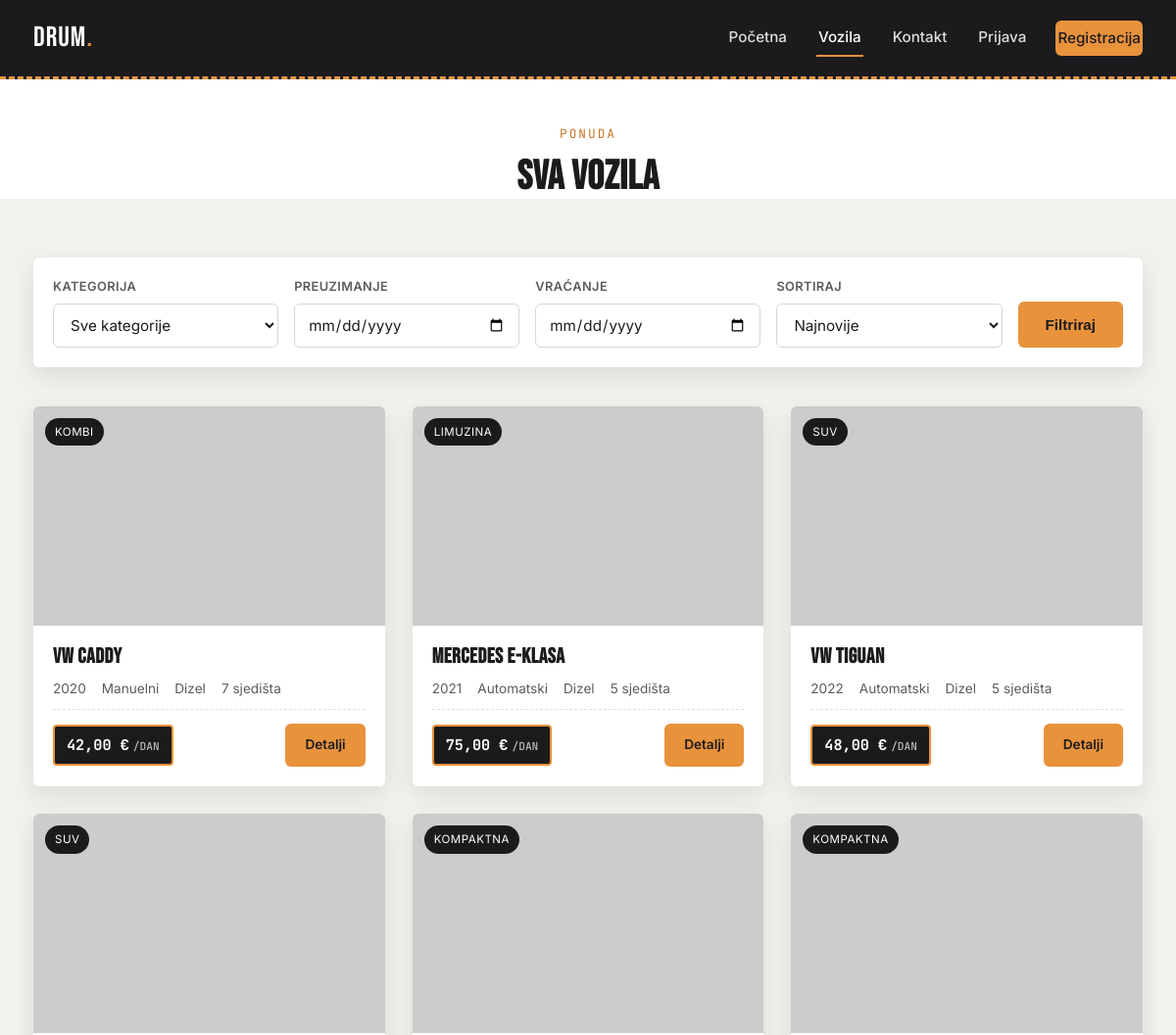
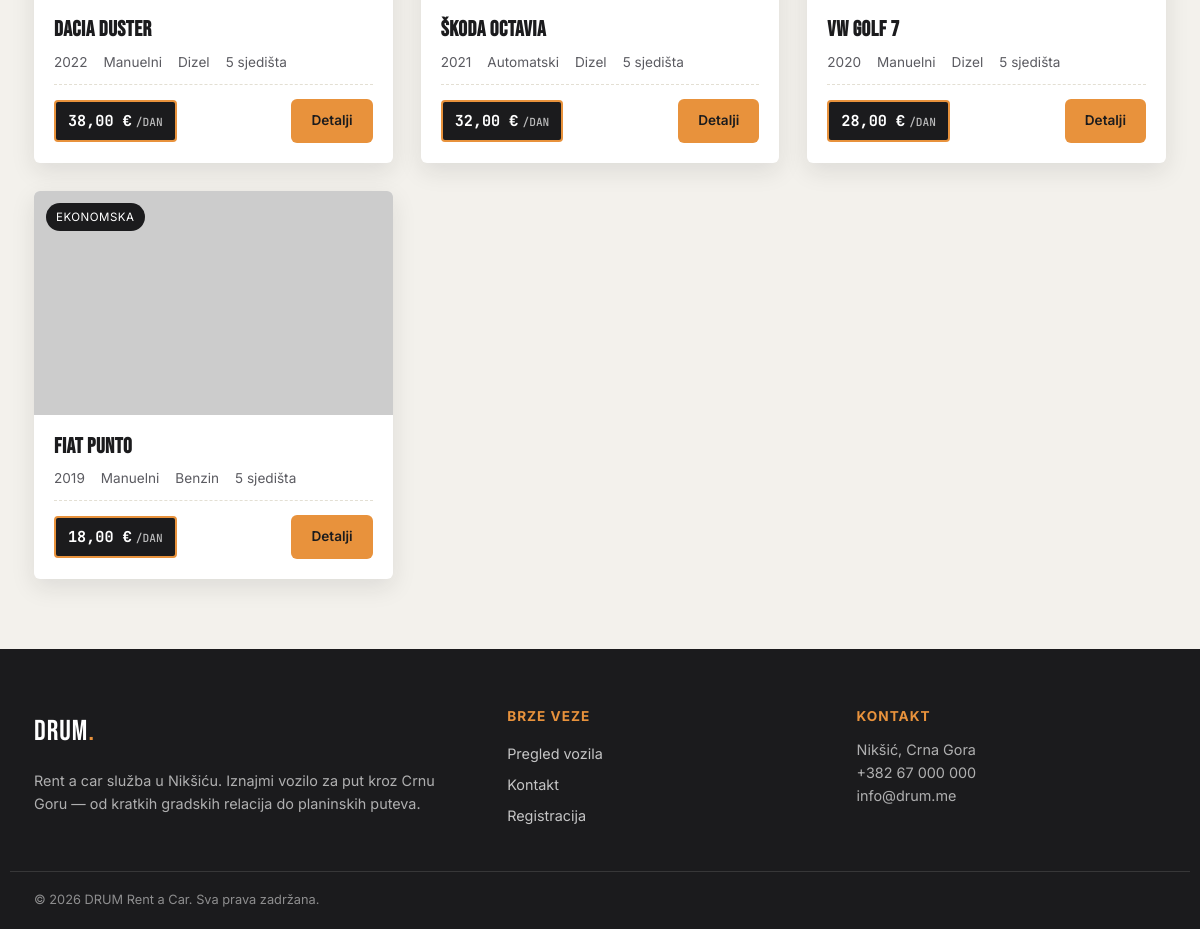
The app's page /cars.php with its own data (2 pictures, top to bottom).
### tables this page shows
CREATE TABLE vozila (
    id INT AUTO_INCREMENT PRIMARY KEY,
    naziv VARCHAR(100) NOT NULL,
    kategorija_id INT,
    godiste YEAR NOT NULL,
    gorivo ENUM('Benzin','Dizel','Hibrid','Elektricni') NOT NULL DEFAULT 'Dizel',
    mjenjac ENUM('Manuelni','Automatski') NOT NULL DEFAULT 'Manuelni',
    broj_sjedista TINYINT NOT NULL DEFAULT 5,
    cijena_po_danu DECIMAL(8,2) NOT NULL,
    slika VARCHAR(255) DEFAULT 'no-image.jpg',
    opis TEXT,
    dostupno TINYINT(1) NOT NULL DEFAULT 1,
    datum_dodavanja TIMESTAMP DEFAULT CURRENT_TIMESTAMP,
    FOREIGN KEY (kategorija_id) REFERENCES kategorije(id) ON DELETE SET NULL
);

CREATE TABLE kategorije (
    id INT AUTO_INCREMENT PRIMARY KEY,
    naziv VARCHAR(50) NOT NULL UNIQUE
);

### includes/functions.php (called while the page is built, shortened)
<?php
function h($tekst) {
    return htmlspecialchars($tekst ?? '', ENT_QUOTES, 'UTF-8');
}
function formatCijena($iznos) {
    return number_format((float)$iznos, 2, ',', '.') . ' €';
}

### cars.php (the view, shortened to what this page needs)
<?php
require_once 'config/db.php';
require_once 'includes/functions.php';
$datumOd = $_GET['datum_od'] ?? '';
$datumDo = $_GET['datum_do'] ?? '';
$uslovi = ["v.dostupno = 1"];
$redoslijed = "v.id DESC";
$upit = "SELECT v.*, k.naziv AS kategorija_naziv
         FROM vozila v
         LEFT JOIN kategorije k ON v.kategorija_id = k.id
         WHERE " . implode(' AND ', $uslovi) . "
         ORDER BY $redoslijed";
$stmt = mysqli_prepare($konekcija, $upit);
mysqli_stmt_execute($stmt);
$rezultat = mysqli_stmt_get_result($stmt);
require_once 'includes/header.php';
?>
<section style="padding-top:46px;padding-bottom:0;background:var(--bijela)">
    <div class="kontejner">
        <div class="sekcija-naslov" style="margin-bottom:30px">
            <span class="eyebrow">Ponuda</span>
            <h2>Sva vozila</h2>
        </div>
    </div>
</section>
<section style="padding-top:30px">
    <div class="kontejner">
        <form class="filter-traka" method="get">
            <div class="polje">
                <label for="kategorija">Kategorija</label>
                <select name="kategorija" id="kategorija">
                    <option value="">Sve kategorije</option>
                </select>
            </div>
            <div class="polje">
                <label for="datum_od">Preuzimanje</label>
                <input type="date" name="datum_od" id="datum_od" value="<?= h($datumOd) ?>">
            </div>
            <div class="polje">
                <label for="datum_do">Vraćanje</label>
                <input type="date" name="datum_do" id="datum_do" value="<?= h($datumDo) ?>">
            </div>
            <div class="polje">
                <label for="sort">Sortiraj</label>
                <select name="sort" id="sort">
                    <option value="">Najnovije</option>
                </select>
            </div>
            <button type="submit" class="dugme dugme-primarno">Filtriraj</button>
        </form>
        <div class="mreza-vozila">
            <?php if (mysqli_num_rows($rezultat) === 0): ?>
                <div class="prazno-stanje">Nema vozila koja odgovaraju traženim kriterijumima. Pokušaj sa drugim datumima ili kategorijom.</div>
            <?php else: while ($vozilo = mysqli_fetch_assoc($rezultat)): ?>
                <div class="kartica-vozila">
                    <div class="kartica-vozila-slika">
                        <span class="kartica-kategorija"><?= h($vozilo['kategorija_naziv'] ?? 'Vozilo') ?></span>
                        <img src="uploads/cars/<?= h($vozilo['slika']) ?>" alt="<?= h($vozilo['naziv']) ?>"
                             onerror="this.src='https://placehold.co/600x375/1B1B1D/F3F1EC?text=DRUM'">
                    </div>
                    <div class="kartica-vozila-tijelo">
                        <h3><?= h($vozilo['naziv']) ?></h3>
                        <div class="specifikacije">
                            <span><?= h($vozilo['godiste']) ?></span>
                            <span><?= h($vozilo['mjenjac']) ?></span>
                            <span><?= h($vozilo['gorivo']) ?></span>
                            <span><?= h($vozilo['broj_sjedista']) ?> sjedišta</span>
                        </div>
                        <div class="kartica-vozila-dno">
                            <span class="cijena-tablica"><?= formatCijena($vozilo['cijena_po_danu']) ?><small>/dan</small></span>
                            <a href="car-details.php?id=<?= $vozilo['id'] ?><?= $datumOd ? '&datum_od=' . urlencode($datumOd) . '&datum_do=' . urlencode($datumDo) : '' ?>" class="dugme dugme-malo">Detalji</a>
                        </div>
                    </div>
                </div>
            <?php endwhile; endif; ?>
        </div>
    </div>
</section>
<?php require_once 'includes/footer.php'; ?>

### css/style.css (style rules this page uses)
:root { --asfalt: #1B1B1D; --asfalt-svjetliji: #2B2B2E; --kamen: #5B5B61; --magla: #F3F1EC; --bijela: #FFFFFF; --amber: #E8923C; --amber-tamniji: #C97527; --tirkiz: #1F4B4C; --zelena: #3F7D5C; --crvena: #B5483D; --zuta: #D9A441; --font-display: 'Bebas Neue', sans-serif; --font-body: 'Inter', sans-serif; --font-mono: 'JetBrains Mono', monospace; --radijus: 6px; --sjenka: 0 8px 24px rgba(27,27,29,0.10); --sjenka-jaka: 0 16px 40px rgba(27,27,29,0.18); }
* { box-sizing:border-box; margin:0; padding:0; }
html { scroll-behavior:smooth; }
body { font-family: var(--font-body); color: var(--asfalt); background: var(--magla); line-height:1.6; }
img { max-width:100%; display:block; }
a { text-decoration:none; color:inherit; }
h1,h2,h3,h4 { font-family: var(--font-display); letter-spacing: 0.5px; line-height:1.1; text-transform: uppercase; }
h2 { font-size: clamp(1.9rem, 4vw, 2.6rem); }
h3 { font-size: 1.5rem; }
.kontejner { max-width: 1180px; margin: 0 auto; padding: 0 24px; }
.dugme { display:inline-flex; align-items:center; justify-content:center; gap:8px; padding: 13px 26px; border-radius: var(--radijus); font-weight:600; font-size: 0.95rem; border: 2px solid transparent; cursor:pointer; transition: transform .15s ease, box-shadow .15s ease, background .15s ease; }
.dugme-primarno { background: var(--amber); color: var(--asfalt); }
.dugme-malo { padding: 9px 18px; font-size:0.85rem; background:var(--amber); color:var(--asfalt); border-radius: var(--radijus); }
.polje { display:flex; flex-direction:column; gap:6px; }
.polje label { font-size:0.8rem; font-weight:600; color: var(--kamen); text-transform:uppercase; letter-spacing:0.4px; }
input, select, textarea { font-family: var(--font-body); font-size: 0.95rem; padding: 11px 13px; border: 1.5px solid #DAD6CC; border-radius: var(--radijus); background: var(--bijela); color: var(--asfalt); }
section { padding: 70px 0; }
.sekcija-naslov { text-align:center; max-width:620px; margin: 0 auto 50px; }
.sekcija-naslov .eyebrow { font-family: var(--font-mono); font-size:0.8rem; letter-spacing:2px; color: var(--amber-tamniji); text-transform:uppercase; display:block; margin-bottom:10px; }
.filter-traka { background: var(--bijela); border-radius: var(--radijus); padding: 20px; box-shadow: var(--sjenka); display:flex; flex-wrap:wrap; gap:16px; align-items:flex-end; margin-bottom: 40px; }
.filter-traka .polje { flex:1; min-width:160px; }
.mreza-vozila { display:grid; grid-template-columns: repeat(auto-fill, minmax(290px, 1fr)); gap: 28px; }
.kartica-vozila { background: var(--bijela); border-radius: var(--radijus); overflow:hidden; box-shadow: var(--sjenka); transition: transform .18s ease, box-shadow .18s ease; display:flex; flex-direction:column; }
.kartica-vozila-slika { position:relative; aspect-ratio: 16/10; background: var(--magla); overflow:hidden; }
.kartica-vozila-slika img { width:100%; height:100%; object-fit:cover; }
.kartica-kategorija { position:absolute; top:12px; left:12px; background: var(--asfalt); color: var(--bijela); font-size:0.72rem; text-transform:uppercase; letter-spacing:0.5px; padding: 5px 10px; border-radius: 100px; }
.kartica-vozila-tijelo { padding: 20px; display:flex; flex-direction:column; gap:10px; flex:1; }
.kartica-vozila-tijelo h3 { font-size:1.35rem; }
.specifikacije { display:flex; flex-wrap:wrap; gap: 10px 16px; font-size:0.85rem; color: var(--kamen); }
.specifikacije span { display:flex; align-items:center; gap:5px; }
.kartica-vozila-dno { display:flex; align-items:center; justify-content:space-between; margin-top:auto; padding-top:14px; border-top: 1px dashed #E3DFD3; }
.cijena-tablica { font-family: var(--font-mono); font-weight:700; background: var(--asfalt); color: var(--bijela); padding: 7px 12px; border-radius: 4px; font-size: 0.95rem; border: 2px solid var(--amber); }
.cijena-tablica small { font-weight:500; opacity:0.7; font-size:0.7rem; text-transform:uppercase; margin-left:4px; }

### records on screen
vozila: kategorija.naziv "KOMBI", naziv "VW CADDY", godiste "2020", mjenjac "Manuelni", gorivo "Dizel", broj_sjedista "7", cijena_po_danu "42,00 €"
vozila: kategorija.naziv "LIMUZINA", naziv "MERCEDES E-KLASA", godiste "2021", mjenjac "Automatski", gorivo "Dizel", broj_sjedista "5", cijena_po_danu "75,00 €"
vozila: kategorija.naziv "SUV", naziv "VW TIGUAN", godiste "2022", mjenjac "Automatski", gorivo "Dizel", broj_sjedista "5", cijena_po_danu "48,00 €"
vozila: kategorija.naziv "SUV", naziv "DACIA DUSTER", godiste "2022", mjenjac "Manuelni", gorivo "Dizel", broj_sjedista "5", cijena_po_danu "38,00 €"
vozila: kategorija.naziv "KOMPAKTNA", naziv "ŠKODA OCTAVIA", godiste "2021", mjenjac "Automatski", gorivo "Dizel", broj_sjedista "5", cijena_po_danu "32,00 €"
vozila: kategorija.naziv "KOMPAKTNA", naziv "VW GOLF 7", godiste "2020", mjenjac "Manuelni", gorivo "Dizel", broj_sjedista "5", cijena_po_danu "28,00 €"
vozila: kategorija.naziv "EKONOMSKA", naziv "FIAT PUNTO", godiste "2019", mjenjac "Manuelni", gorivo "Benzin", broj_sjedista "5", cijena_po_danu "18,00 €"
